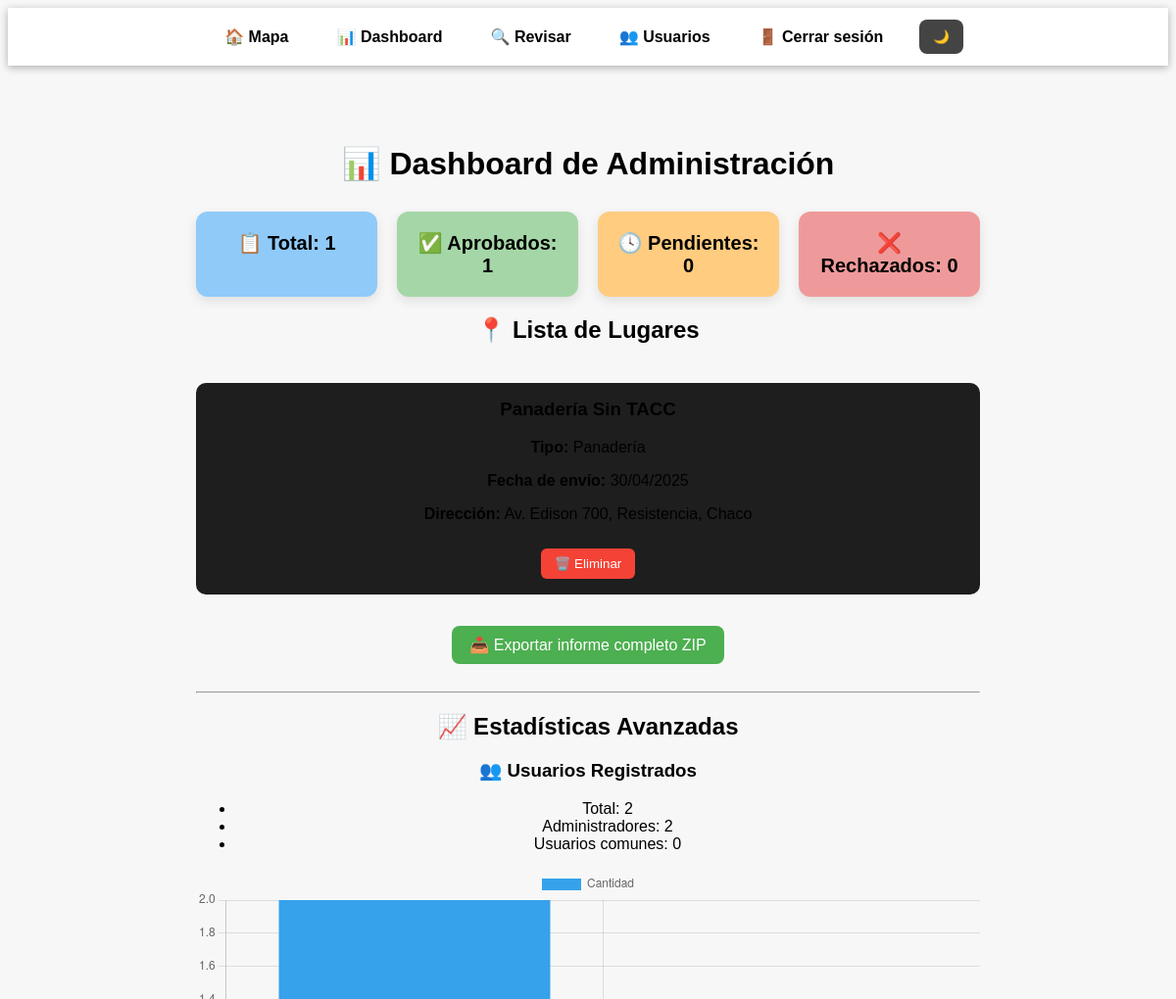
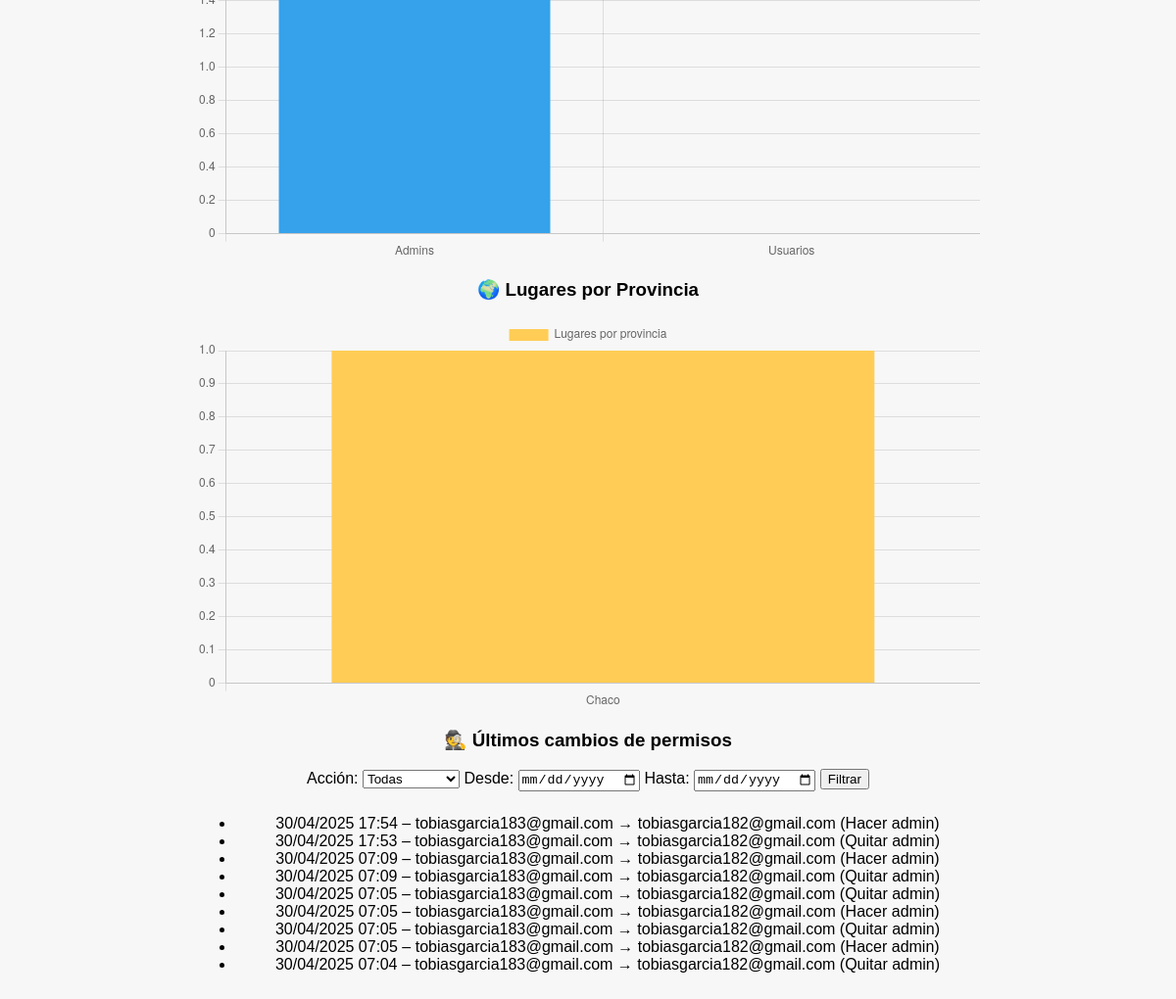
Page /admin/dashboard (signed in) on the committed database (2 pictures, top to bottom).
### models.py (models this page shows, shortened)
class LugarSugerido(db.Model):
    __tablename__ = 'lugar_sugerido'
    id = db.Column(db.Integer, primary_key=True)
    nombre = db.Column(db.String(100), nullable=False)
    direccion = db.Column(db.String(200), nullable=False)
    ciudad = db.Column(db.String, nullable=False)
    provincia = db.Column(db.String, nullable=False)
    pais = db.Column(db.String(100), nullable=False)
    tipo = db.Column(db.String(50), nullable=False)
    comentarios = db.Column(db.Text)
    aprobado = db.Column(db.Boolean, default=False)
    rechazado = db.Column(db.Boolean, default=False)
    fecha_envio = db.Column(db.Date, default=date.today)
    lat = db.Column(db.Float, nullable=True)
    lng = db.Column(db.Float, nullable=True)

class LogAccion(db.Model):
    __tablename__ = 'logs_acciones'
    id = db.Column(db.Integer, primary_key=True)
    admin_id = db.Column(db.Integer, db.ForeignKey('usuarios.id'), nullable=False)
    usuario_afectado_id = db.Column(db.Integer, db.ForeignKey('usuarios.id'), nullable=False)
    accion = db.Column(db.String(50), nullable=False)
    fecha = db.Column(db.DateTime, default=datetime.utcnow)
    admin = db.relationship("Usuario", foreign_keys=[admin_id], backref="acciones_realizadas")
    usuario_afectado = db.relationship("Usuario", foreign_keys=[usuario_afectado_id], backref="acciones_recibidas")

class Usuario(db.Model, UserMixin):
    __tablename__ = 'usuarios'
    id = db.Column(db.Integer, primary_key=True)
    email = db.Column(db.String(150), unique=True, nullable=False)
    password = db.Column(db.String(200), nullable=False)
    is_admin = db.Column(db.Boolean, default=False)

### app.py (the view)
@app.route('/admin/dashboard')
@login_required
def dashboard():
    if not current_user.is_admin:
        abort(403)
    total = LugarSugerido.query.count()
    aprobados = LugarSugerido.query.filter_by(aprobado=True, rechazado=False).count()
    pendientes = LugarSugerido.query.filter_by(aprobado=False, rechazado=False).count()
    rechazados = LugarSugerido.query.filter_by(rechazado=True).count()
    lugares = LugarSugerido.query.all()
    from collections import Counter
    from models import LogAccion
    from datetime import datetime
    usuarios = Usuario.query.all()
    total_usuarios = len(usuarios)
    total_admins = sum(1 for u in usuarios if u.is_admin)
    provincia_counter = Counter([l.provincia for l in lugares if l.provincia])
    provincias_labels = list(provincia_counter.keys())
    provincias_data = list(provincia_counter.values())
    ultimos_lugares = LugarSugerido.query.order_by(LugarSugerido.fecha_envio.desc()).limit(5).all()
    accion_filtro = request.args.get('accion')
    fecha_desde = request.args.get('desde')
    fecha_hasta = request.args.get('hasta')
    query_logs = LogAccion.query
    if accion_filtro in ['Hacer admin', 'Quitar admin']:
        query_logs = query_logs.filter_by(accion=accion_filtro)
    if fecha_desde:
        try:
            f_desde = datetime.strptime(fecha_desde, '%Y-%m-%d')
            query_logs = query_logs.filter(LogAccion.fecha >= f_desde)
        except ValueError:
            pass
    if fecha_hasta:
        try:
            f_hasta = datetime.strptime(fecha_hasta, '%Y-%m-%d')
            query_logs = query_logs.filter(LogAccion.fecha <= f_hasta)
        except ValueError:
            pass
    ultimos_logs = query_logs.order_by(LogAccion.fecha.desc()).limit(10).all()
    return render_template("dashboard.html",
        total=total,
        aprobados=aprobados,
        pendientes=pendientes,
        rechazados=rechazados,
        lugares=lugares,
        total_usuarios=total_usuarios,
        total_admins=total_admins,
        provincias_labels=provincias_labels,
        provincias_data=provincias_data,
        ultimos_lugares=ultimos_lugares,
        ultimos_logs=ultimos_logs,
        accion_filtro=accion_filtro,
        fecha_desde=fecha_desde,
        fecha_hasta=fecha_hasta
    )

### app.py (called while the page is built)
@login_manager.user_loader
def load_user(user_id):
    return Usuario.query.get(int(user_id))

### templates/dashboard.html (shortened to what this page needs)
<!DOCTYPE html>
<html lang="es">
    {% extends 'base_admin.html' %}
    {% block content %}
    <h1>📊 Dashboard de Administración</h1>
    <div class="estadisticas">
        <div class="card total">📋 Total: {{ total }}</div>
        <div class="card aprobado">✅ Aprobados: {{ aprobados }}</div>
        <div class="card pendiente">🕓 Pendientes: {{ pendientes }}</div>
        <div class="card rechazado">❌ Rechazados: {{ rechazados }}</div>
    </div>
    <h2>📍 Lista de Lugares</h2>
    <div class="lista-lugares">
        {% for lugar in lugares %}
        <div class="tarjeta-lugar">
            <h3>{{ lugar.nombre }}</h3>
            <p><strong>Tipo:</strong> {{ lugar.tipo }}</p>
            <p><strong>Fecha de envío:</strong> {{ lugar.fecha_envio.strftime('%d/%m/%Y') }}</p>
            <p><strong>Dirección:</strong> {{ lugar.direccion }}, {{ lugar.ciudad }}, {{ lugar.provincia }}</p>
            <form method="POST" action="{{ url_for('eliminar_lugar', lugar_id=lugar.id) }}">
                <button type="submit" class="btn-eliminar">🗑️ Eliminar</button>
            </form>
        </div>
        {% endfor %}
    </div>
    <a href="{{ url_for('exportar_csv') }}" class="btn-exportar" target="_blank">📥 Exportar informe completo ZIP</a>
    <hr>
    <h2>📈 Estadísticas Avanzadas</h2>
    <h3>👥 Usuarios Registrados</h3>
    <ul>
      <li>Total: {{ total_usuarios }}</li>
      <li>Administradores: {{ total_admins }}</li>
      <li>Usuarios comunes: {{ total_usuarios - total_admins }}</li>
    </ul>
    <canvas id="graficoUsuarios" width="400" height="200"></canvas>
    <h3>🌍 Lugares por Provincia</h3>
    <canvas id="graficoProvincias" width="600" height="300"></canvas>
    <h3>🕵️ Últimos cambios de permisos</h3>
    <form method="get" action="{{ url_for('dashboard') }}" class="form-filtros" style="margin-bottom: 1.5rem;">
    <label for="accion">Acción:</label>
    <select name="accion" id="accion">
        <option value="">Todas</option>
    </select>
    <label for="desde">Desde:</label>
    <input type="date" name="desde" value="{{ fecha_desde or '' }}">
    <label for="hasta">Hasta:</label>
    <input type="date" name="hasta" value="{{ fecha_hasta or '' }}">
    <button type="submit">Filtrar</button>
    </form>
    <ul>
    {% for log in ultimos_logs %}
        <li>{{ log.fecha.strftime('%d/%m/%Y %H:%M') }} – {{ log.admin.email }} → {{ log.usuario_afectado.email }} ({{ log.accion }})</li>
    {% else %}
        <li><em>No hay resultados para los filtros seleccionados.</em></li>
    {% endfor %}
    </ul>
    <script>
      const ctx1 = document.getElementById('graficoUsuarios').getContext('2d');
      new Chart(ctx1, {
        type: 'bar',
        data: {
          labels: ['Admins', 'Usuarios'],
          datasets: [{
            label: 'Cantidad',
            data: [{{ total_admins }}, {{ total_usuarios - total_admins }}],
            backgroundColor: ['#36a2eb', '#4bc0c0']
          }]
        }
      });
      const ctx2 = document.getElementById('graficoProvincias').getContext('2d');
      new Chart(ctx2, {
        type: 'bar',
        data: {
          labels: {{ provincias_labels|safe }},
          datasets: [{
            label: 'Lugares por provincia',
            data: {{ provincias_data|safe }},
            backgroundColor: '#ffcd56'
          }]
        }
      });
    </script>
    {% endblock %}

### templates/base_admin.html (shortened to what this page needs)
<!DOCTYPE html>
<html lang="es">
<head>
    <link rel="stylesheet" href="/static/css/dashboard.css">
</head>
<body class="{% block body_class %}dashboard{% endblock %}">
<header class="admin-navbar">
    <nav>
        <a href="{{ url_for('ver_mapa') }}">🏠 Mapa</a>
        <a href="{{ url_for('dashboard') }}">📊 Dashboard</a>
        <a href="{{ url_for('revisar_lugares') }}">🔍 Revisar</a>
        <a href="{{ url_for('admin_usuarios') }}">👥 Usuarios</a>
        <a href="{{ url_for('logout') }}">🚪 Cerrar sesión</a>
        <button id="btn-modo-oscuro" class="modo-toggle">🌙</button>
    </nav>
</header>
<main class="contenedor-dashboard">
    {% block content %}{% endblock %}
</main>
</body>
</html>

### static/css/dashboard.css (style rules this page uses)
body { background-color: #f7f7f7; font-family: Arial, sans-serif; }
.contenedor-dashboard { max-width: 800px; margin: 40px auto; padding: 20px; text-align: center; }
.estadisticas { display: grid; grid-template-columns: repeat(auto-fit, minmax(150px, 1fr)); gap: 20px; margin-top: 30px; }
.card { background-color: #ffffff; padding: 20px; border-radius: 12px; box-shadow: 0 4px 12px rgba(0, 0, 0, 0.1); font-size: 20px; font-weight: bold; }
.card.total { background-color: #90caf9; }
.card.aprobado { background-color: #a5d6a7; }
.card.pendiente { background-color: #ffcc80; }
.card.rechazado { background-color: #ef9a9a; }
.lista-lugares { margin-top: 40px; display: grid; grid-template-columns: repeat(auto-fit, minmax(250px, 1fr)); gap: 20px; }
.tarjeta-lugar { background-color: #ffffff; padding: 15px; border-radius: 10px; box-shadow: 0 2px 8px rgba(0, 0, 0, 0.1); }
.tarjeta-lugar h3 { margin-top: 0; }
.btn-eliminar { margin-top: 10px; background-color: #f44336; color: white; border: none; padding: 8px 14px; border-radius: 6px; cursor: pointer; transition: background-color 0.3s; }
.btn-exportar { display: inline-block; margin-bottom: 20px; background-color: #4caf50; color: white; padding: 10px 18px; text-decoration: none; border-radius: 8px; transition: background-color 0.3s; }
.admin-navbar { background-color: #1e1e1e; color: white; padding: 12px 20px; display: flex; justify-content: center; align-items: center; position: sticky; top: 0; z-index: 999; box-shadow: 0 2px 8px rgba(0,0,0,0.3); }
.admin-navbar nav { display: flex; gap: 25px; }
.admin-navbar a { color: white; text-decoration: none; font-weight: bold; padding: 8px 12px; border-radius: 8px; transition: background 0.3s; }
.admin-navbar { background-color: #ffffff; color: #000000; }
body:not(.modo-oscuro) .admin-navbar a { color: #000000; }
.modo-toggle { padding: 8px 14px; border: none; border-radius: 8px; cursor: pointer; font-weight: bold; transition: background-color 0.3s; background-color: #444; color: #fff; }
.tarjeta-lugar { margin-bottom: 2rem; background-color: #1e1e1e; padding: 1rem; border-radius: 10px; box-shadow: 0 0 5px rgba(255, 255, 255, 0.1); }

### rows in the picture
LugarSugerido: nombre "Panadería Sin TACC", tipo "Panadería", fecha_envio "30/04/2025", direccion "Av. Edison 700", ciudad "Resistencia", provincia "Chaco"
LogAccion: fecha "30/04/2025 17:54", admin.email "tobiasgarcia183@gmail.com", usuario_afectado.email "tobiasgarcia182@gmail.com", accion "Hacer admin"
LogAccion: fecha "30/04/2025 17:53", admin.email "tobiasgarcia183@gmail.com", usuario_afectado.email "tobiasgarcia182@gmail.com", accion "Quitar admin"
LogAccion: fecha "30/04/2025 07:09", admin.email "tobiasgarcia183@gmail.com", usuario_afectado.email "tobiasgarcia182@gmail.com", accion "Hacer admin"
LogAccion: fecha "30/04/2025 07:09", admin.email "tobiasgarcia183@gmail.com", usuario_afectado.email "tobiasgarcia182@gmail.com", accion "Quitar admin"
LogAccion: fecha "30/04/2025 07:05", admin.email "tobiasgarcia183@gmail.com", usuario_afectado.email "tobiasgarcia182@gmail.com", accion "Quitar admin"
LogAccion: fecha "30/04/2025 07:05", admin.email "tobiasgarcia183@gmail.com", usuario_afectado.email "tobiasgarcia182@gmail.com", accion "Hacer admin"
LogAccion: fecha "30/04/2025 07:05", admin.email "tobiasgarcia183@gmail.com", usuario_afectado.email "tobiasgarcia182@gmail.com", accion "Quitar admin"
LogAccion: fecha "30/04/2025 07:05", admin.email "tobiasgarcia183@gmail.com", usuario_afectado.email "tobiasgarcia182@gmail.com", accion "Hacer admin"
LogAccion: fecha "30/04/2025 07:04", admin.email "tobiasgarcia183@gmail.com", usuario_afectado.email "tobiasgarcia182@gmail.com", accion "Quitar admin"

### other values in the picture
{{ total }} "1"
{{ aprobados }} "1"
{{ pendientes }} "0"
{{ rechazados }} "0"
{{ total_usuarios }} "2"
{{ total_admins }} "2"
{{ total_usuarios - total_admins }} "0"
chart data {{ total_admins }} 2
chart data {{ total_usuarios - total_admins }} 0
chart data {{ provincias_labels|safe }} ['Chaco']
chart data {{ provincias_data|safe }} [1]
